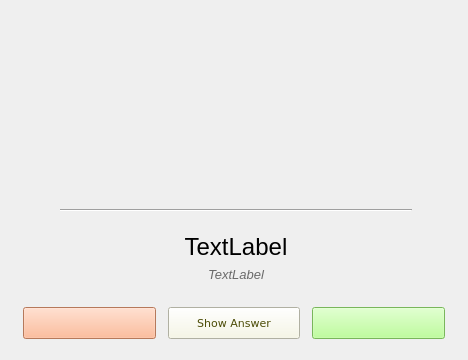
<?xml version="1.0" encoding="UTF-8"?>
<ui version="4.0">
 <class>Pract4</class>
 <widget class="QWidget" name="Pract4">
  <property name="geometry">
   <rect>
    <x>0</x>
    <y>0</y>
    <width>468</width>
    <height>360</height>
   </rect>
  </property>
  <property name="minimumSize">
   <size>
    <width>468</width>
    <height>360</height>
   </size>
  </property>
  <property name="windowTitle">
   <string>Images</string>
  </property>
  <property name="windowIcon">
   <iconset resource="../res.qrc">
    <normaloff>:/Images/idiomind.png</normaloff>:/Images/idiomind.png</iconset>
  </property>
  <layout class="QGridLayout" name="gridLayout">
   <item row="0" column="0">
    <widget class="QWidget" name="widget" native="true">
     <property name="sizePolicy">
      <sizepolicy hsizetype="Preferred" vsizetype="Expanding">
       <horstretch>0</horstretch>
       <verstretch>0</verstretch>
      </sizepolicy>
     </property>
     <property name="minimumSize">
      <size>
       <width>450</width>
       <height>240</height>
      </size>
     </property>
     <layout class="QVBoxLayout" name="verticalLayout">
      <item>
       <widget class="QLabel" name="image_trgt">
        <property name="sizePolicy">
         <sizepolicy hsizetype="Preferred" vsizetype="Expanding">
          <horstretch>0</horstretch>
          <verstretch>0</verstretch>
         </sizepolicy>
        </property>
        <property name="font">
         <font>
          <pointsize>26</pointsize>
          <weight>75</weight>
          <bold>true</bold>
         </font>
        </property>
        <property name="cursor">
         <cursorShape>PointingHandCursor</cursorShape>
        </property>
        <property name="text">
         <string/>
        </property>
        <property name="alignment">
         <set>Qt::AlignCenter</set>
        </property>
       </widget>
      </item>
      <item>
       <layout class="QHBoxLayout" name="horizontalLayout_2">
        <property name="topMargin">
         <number>6</number>
        </property>
        <property name="bottomMargin">
         <number>6</number>
        </property>
        <item>
         <spacer name="horizontalSpacer_3">
          <property name="orientation">
           <enum>Qt::Horizontal</enum>
          </property>
          <property name="sizeType">
           <enum>QSizePolicy::Minimum</enum>
          </property>
          <property name="sizeHint" stdset="0">
           <size>
            <width>40</width>
            <height>20</height>
           </size>
          </property>
         </spacer>
        </item>
        <item>
         <widget class="Line" name="line">
          <property name="styleSheet">
           <string notr="true">color: rgb(171, 171, 171);</string>
          </property>
          <property name="frameShadow">
           <enum>QFrame::Sunken</enum>
          </property>
          <property name="orientation">
           <enum>Qt::Horizontal</enum>
          </property>
         </widget>
        </item>
        <item>
         <spacer name="horizontalSpacer_2">
          <property name="orientation">
           <enum>Qt::Horizontal</enum>
          </property>
          <property name="sizeType">
           <enum>QSizePolicy::Minimum</enum>
          </property>
          <property name="sizeHint" stdset="0">
           <size>
            <width>40</width>
            <height>20</height>
           </size>
          </property>
         </spacer>
        </item>
       </layout>
      </item>
      <item>
       <widget class="ClickableLabel" name="label_trgt">
        <property name="font">
         <font>
          <pointsize>18</pointsize>
          <weight>50</weight>
          <italic>false</italic>
          <bold>false</bold>
         </font>
        </property>
        <property name="cursor">
         <cursorShape>PointingHandCursor</cursorShape>
        </property>
        <property name="text">
         <string>TextLabel</string>
        </property>
        <property name="alignment">
         <set>Qt::AlignHCenter|Qt::AlignTop</set>
        </property>
       </widget>
      </item>
      <item>
       <widget class="QLabel" name="label_srce">
        <property name="font">
         <font>
          <pointsize>10</pointsize>
          <weight>50</weight>
          <italic>true</italic>
          <bold>false</bold>
         </font>
        </property>
        <property name="styleSheet">
         <string notr="true">color: rgb(106, 106, 106);</string>
        </property>
        <property name="text">
         <string>TextLabel</string>
        </property>
        <property name="alignment">
         <set>Qt::AlignHCenter|Qt::AlignTop</set>
        </property>
       </widget>
      </item>
      <item>
       <spacer name="verticalSpacer">
        <property name="orientation">
         <enum>Qt::Vertical</enum>
        </property>
        <property name="sizeType">
         <enum>QSizePolicy::Fixed</enum>
        </property>
        <property name="sizeHint" stdset="0">
         <size>
          <width>20</width>
          <height>10</height>
         </size>
        </property>
       </spacer>
      </item>
     </layout>
    </widget>
   </item>
   <item row="1" column="0">
    <layout class="QHBoxLayout" name="horizontalLayout">
     <property name="spacing">
      <number>12</number>
     </property>
     <property name="leftMargin">
      <number>12</number>
     </property>
     <property name="rightMargin">
      <number>12</number>
     </property>
     <property name="bottomMargin">
      <number>10</number>
     </property>
     <item>
      <widget class="QPushButton" name="pushButton_no">
       <property name="minimumSize">
        <size>
         <width>80</width>
         <height>32</height>
        </size>
       </property>
       <property name="font">
        <font>
         <family>DejaVu Sans</family>
         <pointsize>8</pointsize>
        </font>
       </property>
       <property name="styleSheet">
        <string notr="true">background-color: rgb(255, 170, 127);
color: rgb(77, 51, 0);</string>
       </property>
       <property name="text">
        <string/>
       </property>
      </widget>
     </item>
     <item>
      <widget class="QPushButton" name="pushButton_answer">
       <property name="minimumSize">
        <size>
         <width>80</width>
         <height>32</height>
        </size>
       </property>
       <property name="font">
        <font>
         <family>DejaVu Sans</family>
         <pointsize>8</pointsize>
        </font>
       </property>
       <property name="styleSheet">
        <string notr="true">background-color: rgb(247, 247, 227);
color: rgb(75, 75, 6);</string>
       </property>
       <property name="text">
        <string>Show Answer</string>
       </property>
      </widget>
     </item>
     <item>
      <widget class="QPushButton" name="pushButton_ok">
       <property name="minimumSize">
        <size>
         <width>80</width>
         <height>32</height>
        </size>
       </property>
       <property name="font">
        <font>
         <family>DejaVu Sans</family>
         <pointsize>8</pointsize>
        </font>
       </property>
       <property name="styleSheet">
        <string notr="true">background-color: rgb(170, 255, 127);
color: rgb(40, 81, 0);</string>
       </property>
       <property name="text">
        <string/>
       </property>
      </widget>
     </item>
    </layout>
   </item>
  </layout>
 </widget>
 <customwidgets>
  <customwidget>
   <class>ClickableLabel</class>
   <extends>QLabel</extends>
   <header location="global">Classes/adds_clicklabel.h</header>
  </customwidget>
 </customwidgets>
 <resources>
  <include location="../res.qrc"/>
 </resources>
 <connections/>
</ui>
